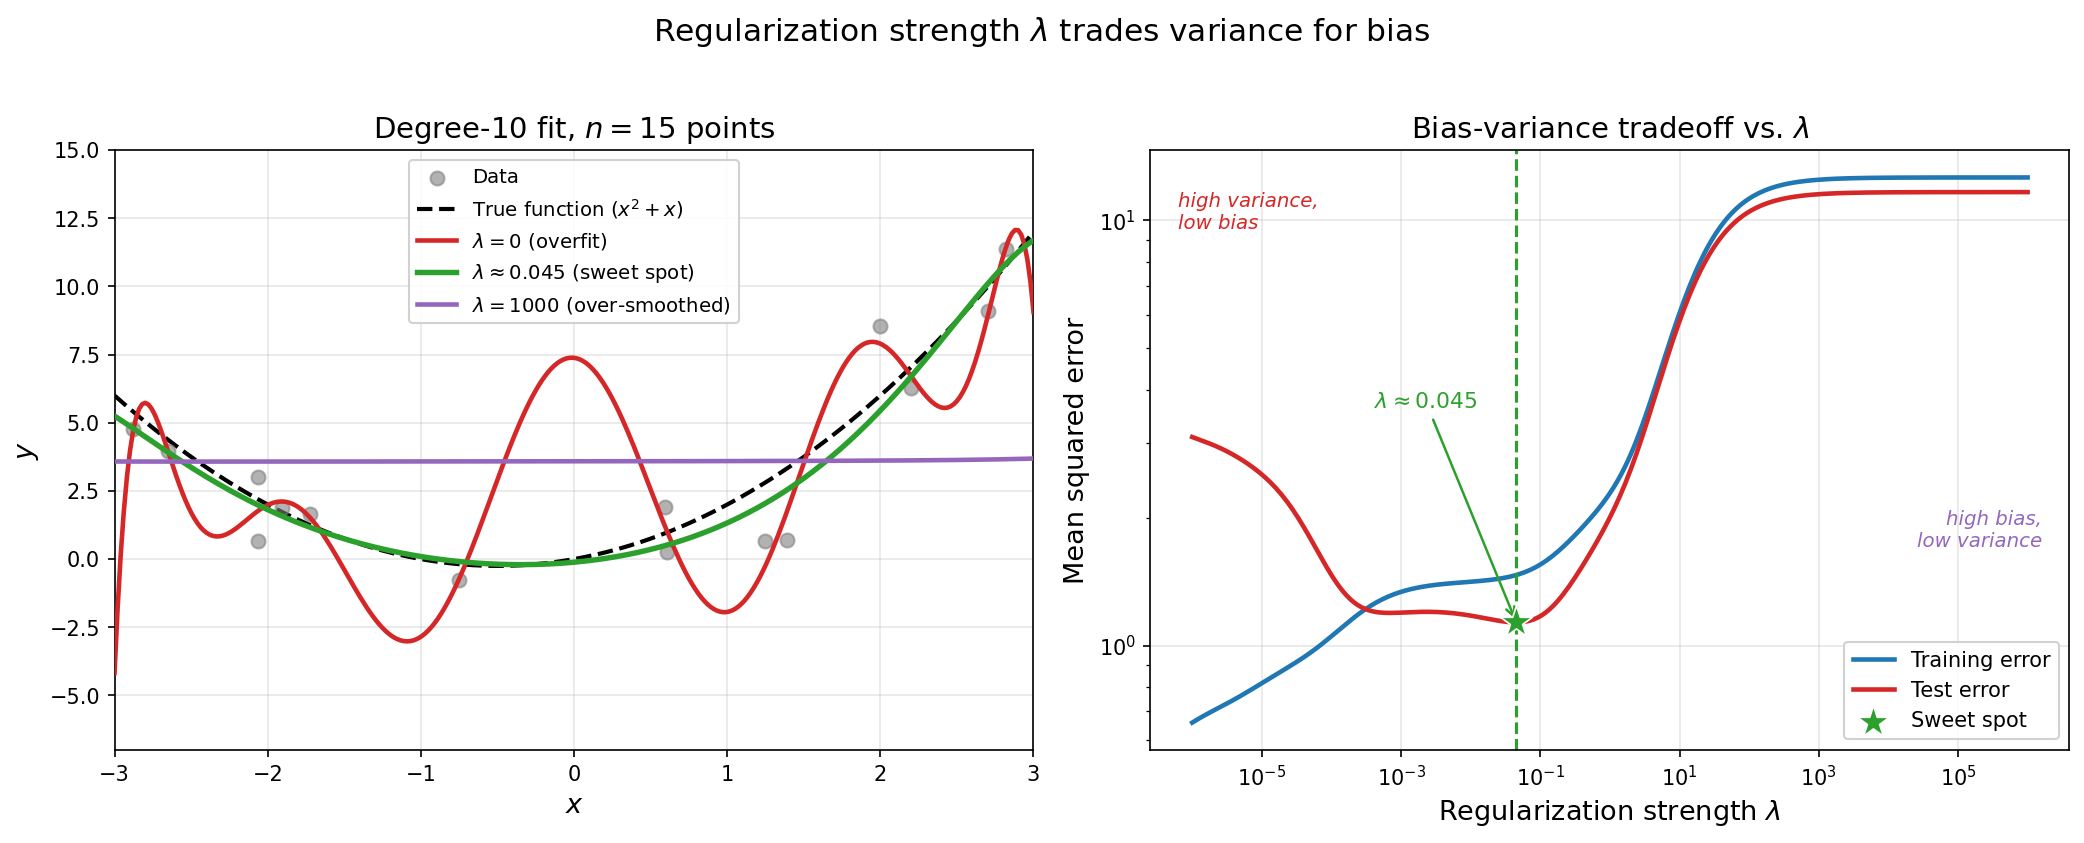

Python code for this plot:
"""
Ridge-regularized polynomial regression: lambda as the free knob.

Same target function and data-generating setup as the polynomial figures in
"Non-Convexity as Feature Learning" (assets/why-non-convexity/polynomial-*.py):
g(x) = x^2 + x on x in [-3, 3], n = 15 noisy training points. Here the basis
is pushed into the overparameterized regime -- a degree-10 polynomial (11
coefficients) fit to 15 points -- and instead of comparing degrees, we fix
the degree and sweep the ridge penalty lambda:

    L_ridge(theta) = sum_i (y_i - f(x_i; theta))^2 + lambda * ||theta||^2

lambda = 0 recovers ordinary least squares (high variance, low bias:
interpolates the noise). lambda too large shrinks every coefficient toward
zero, so the fit degenerates to the training mean (high bias, low variance).
Left: three regimes of the same fit, at three values of lambda. Right:
training and test MSE against lambda (log-log), with the test-error minimum
-- the "sweet spot" -- marked.

Output: assets/high-bias-low-variance/polynomial-regularization-sweep.png
"""
import numpy as np
import matplotlib.pyplot as plt

np.random.seed(42)

# --- Target function and data, matching assets/why-non-convexity/polynomial-*.py ---
X_LO, X_HI = -3.0, 3.0
NOISE_STD = 1.0
N_TRAIN = 15
DEGREE = 10  # 11 coefficients (incl. intercept) fit to 15 points: overparameterized


def target(x):
    return x**2 + x


x_true = np.linspace(X_LO, X_HI, 300)
y_true = target(x_true)

x_train = np.random.uniform(X_LO, X_HI, N_TRAIN)
y_train = target(x_train) + np.random.normal(0, NOISE_STD, N_TRAIN)

# A large held-out set gives a clean estimate of the test-error curve.
x_test = np.random.uniform(X_LO, X_HI, 3000)
y_test = target(x_test) + np.random.normal(0, NOISE_STD, 3000)


def poly_features(x, degree):
    """[x, x^2, ..., x^degree], with x rescaled to [-1, 1] for conditioning.
    The constant column is handled separately below as an intercept, which
    ridge leaves unpenalized (standard practice, e.g. sklearn's Ridge)."""
    x_scaled = np.asarray(x).reshape(-1, 1) / X_HI
    powers = np.arange(1, degree + 1)
    return x_scaled ** powers


def ridge_fit(Phi, y, lam):
    """Ridge regression with an unpenalized intercept, via SVD (numerically
    stabler at high degree than solving the normal equations directly)."""
    x_mean = Phi.mean(axis=0)
    y_mean = y.mean()
    U, S, Vt = np.linalg.svd(Phi - x_mean, full_matrices=False)
    shrink = S / (S**2 + lam)
    coef = Vt.T @ (shrink * (U.T @ (y - y_mean)))
    intercept = y_mean - x_mean @ coef
    return intercept, coef


def predict(x, degree, intercept, coef):
    return intercept + poly_features(x, degree) @ coef


def mse(y_pred, y):
    return np.mean((y_pred - y) ** 2)


Phi_train = poly_features(x_train, DEGREE)
Phi_test = poly_features(x_test, DEGREE)

# --- Sweep lambda and track training / test error ---
lambdas = np.logspace(-6, 6, 300)
train_err = np.empty_like(lambdas)
test_err = np.empty_like(lambdas)
for i, lam in enumerate(lambdas):
    b0, coef = ridge_fit(Phi_train, y_train, lam)
    train_err[i] = mse(b0 + Phi_train @ coef, y_train)
    test_err[i] = mse(b0 + Phi_test @ coef, y_test)

best_idx = np.argmin(test_err)
lambda_sweet = lambdas[best_idx]

# --- Three regimes for the left panel ---
lambda_huge = 1000.0
regimes = [
    (0.0, '#d62728', '-', 2.2, r'$\lambda = 0$ (overfit)'),
    (lambda_sweet, '#2ca02c', '-', 2.6, rf'$\lambda \approx {lambda_sweet:.2g}$ (sweet spot)'),
    (lambda_huge, '#9467bd', '-', 2.2, rf'$\lambda = {lambda_huge:.0f}$ (over-smoothed)'),
]

fig, axes = plt.subplots(1, 2, figsize=(14, 5.5))

# --- Left: data, true function, and three regularized fits ---
ax = axes[0]
ax.scatter(x_train, y_train, color='gray', alpha=0.6, s=45, zorder=4, label='Data')
ax.plot(x_true, y_true, 'k--', linewidth=2, zorder=3,
        label='True function ($x^2 + x$)')

for lam, color, ls, lw, label in regimes:
    b0, coef = ridge_fit(Phi_train, y_train, lam)
    y_fit = predict(x_true, DEGREE, b0, coef)
    ax.plot(x_true, y_fit, color=color, linestyle=ls, linewidth=lw,
             label=label, zorder=5)

ax.set_xlabel('$x$', fontsize=13)
ax.set_ylabel('$y$', fontsize=13)
ax.set_title(f'Degree-{DEGREE} fit, $n = {N_TRAIN}$ points', fontsize=14)
ax.legend(fontsize=9.5, loc='upper center', ncol=1, framealpha=0.9)
ax.grid(True, alpha=0.3)
ax.set_xlim(X_LO, X_HI)
ax.set_ylim(-7, 15)

# --- Right: training / test error vs. lambda, sweet spot marked ---
ax2 = axes[1]
ax2.plot(lambdas, train_err, color='#1f77b4', linewidth=2.2, label='Training error')
ax2.plot(lambdas, test_err, color='#d62728', linewidth=2.2, label='Test error')
ax2.axvline(lambda_sweet, color='#2ca02c', linestyle='--', linewidth=1.5, zorder=2)
ax2.scatter([lambda_sweet], [test_err[best_idx]], color='#2ca02c', marker='*',
            s=260, zorder=6, edgecolor='white', linewidth=0.8, label='Sweet spot')

ax2.annotate(rf'$\lambda \approx {lambda_sweet:.2g}$',
             xy=(lambda_sweet, test_err[best_idx]),
             xytext=(lambda_sweet * 0.05, test_err[best_idx] * 3.2),
             fontsize=10.5, color='#2ca02c', ha='center',
             arrowprops=dict(arrowstyle='->', color='#2ca02c', lw=1.2))

ax2.text(0.03, 0.93, 'high variance,\nlow bias', transform=ax2.transAxes,
          fontsize=9.5, color='#d62728', ha='left', va='top', style='italic')
ax2.text(0.97, 0.40, 'high bias,\nlow variance', transform=ax2.transAxes,
          fontsize=9.5, color='#9467bd', ha='right', va='top', style='italic')

ax2.set_xscale('log')
ax2.set_yscale('log')
ax2.set_xlabel(r'Regularization strength $\lambda$', fontsize=13)
ax2.set_ylabel('Mean squared error', fontsize=13)
ax2.set_title('Bias-variance tradeoff vs. $\\lambda$', fontsize=14)
ax2.legend(fontsize=10, loc='lower right', framealpha=0.9)
ax2.grid(True, alpha=0.3)

fig.suptitle(r'Regularization strength $\lambda$ trades variance for bias',
             fontsize=15, y=1.02)

plt.tight_layout()
plt.savefig('assets/high-bias-low-variance/polynomial-regularization-sweep.png',
            dpi=150, bbox_inches='tight')

print(f"lambda_sweet = {lambda_sweet:.4g}")
print(f"test error: lambda->0 = {test_err[0]:.3g}, sweet spot = {test_err[best_idx]:.3g}, "
      f"lambda huge = {test_err[-1]:.3g}")
